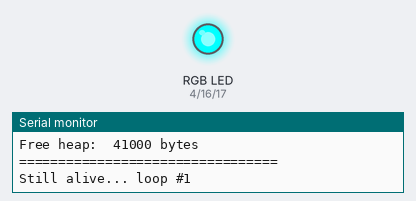
Bench run of a sketch on a simulated ESP32. On the bench: an RGB LED mixed from three pins (HIGH = lit), the last lines printed to the serial monitor.

Above: at 1.17 s.
At 1.84 s:
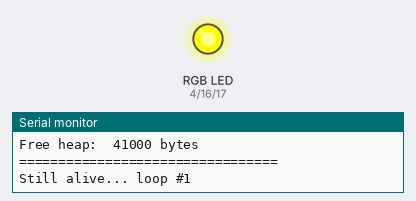
At 3.51 s:
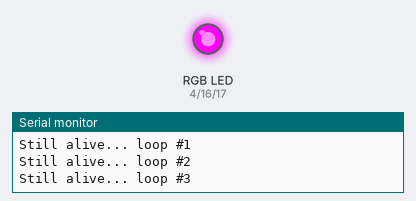
Timing chart, 0 to 4.0 s (numbered marks = the images above):
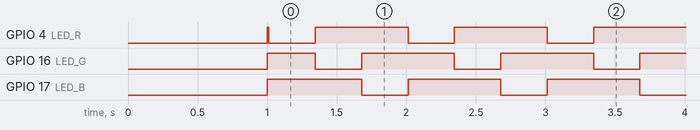

Measured:
- by itself, GPIO 4 (LED_R), GPIO 16 (LED_G), GPIO 17 (LED_B): alternates HIGH for 0.67 s and LOW for 0.33 s
- by itself, everything shown: repeats every 1.0 s, in 4 steps

The sketch:

sketch_sep15b.ino
```cpp
// Hello World connection test for the Inland ESP32 2.8" display board
// (ESP32-WROOM-32E, a.k.a. ESP32-2432S028 / "Cheap Yellow Display").
//
// No libraries needed. Prints to the Serial Monitor at 115200 baud
// and cycles the onboard RGB LED (red -> green -> blue) once per second.

// Onboard RGB LED pins on this board (active LOW: LOW = on, HIGH = off)
const int LED_R = 4;
const int LED_G = 16;
const int LED_B = 17;

int counter = 0;

void setup() {
  Serial.begin(115200);
  delay(1000);  // give the Serial Monitor a moment to connect

  pinMode(LED_R, OUTPUT);
  pinMode(LED_G, OUTPUT);
  pinMode(LED_B, OUTPUT);
  digitalWrite(LED_R, HIGH);
  digitalWrite(LED_G, HIGH);
  digitalWrite(LED_B, HIGH);

  Serial.println();
  Serial.println("=================================");
  Serial.println("Hello World from the ESP32!");
  Serial.print("Chip model: ");
  Serial.println(ESP.getChipModel());
  Serial.print("CPU freq:   ");
  Serial.print(ESP.getCpuFreqMHz());
  Serial.println(" MHz");
  Serial.print("Flash size: ");
  Serial.print(ESP.getFlashChipSize() / (1024 * 1024));
  Serial.println(" MB");
  Serial.print("Free heap:  ");
  Serial.print(ESP.getFreeHeap());
  Serial.println(" bytes");
  Serial.println("=================================");
}

void loop() {
  counter++;
  Serial.print("Still alive... loop #");
  Serial.println(counter);

  // Cycle the RGB LED so you can also see it working without the monitor
  digitalWrite(LED_R, LOW);  delay(333);  digitalWrite(LED_R, HIGH);
  digitalWrite(LED_G, LOW);  delay(333);  digitalWrite(LED_G, HIGH);
  digitalWrite(LED_B, LOW);  delay(334);  digitalWrite(LED_B, HIGH);
}
```
